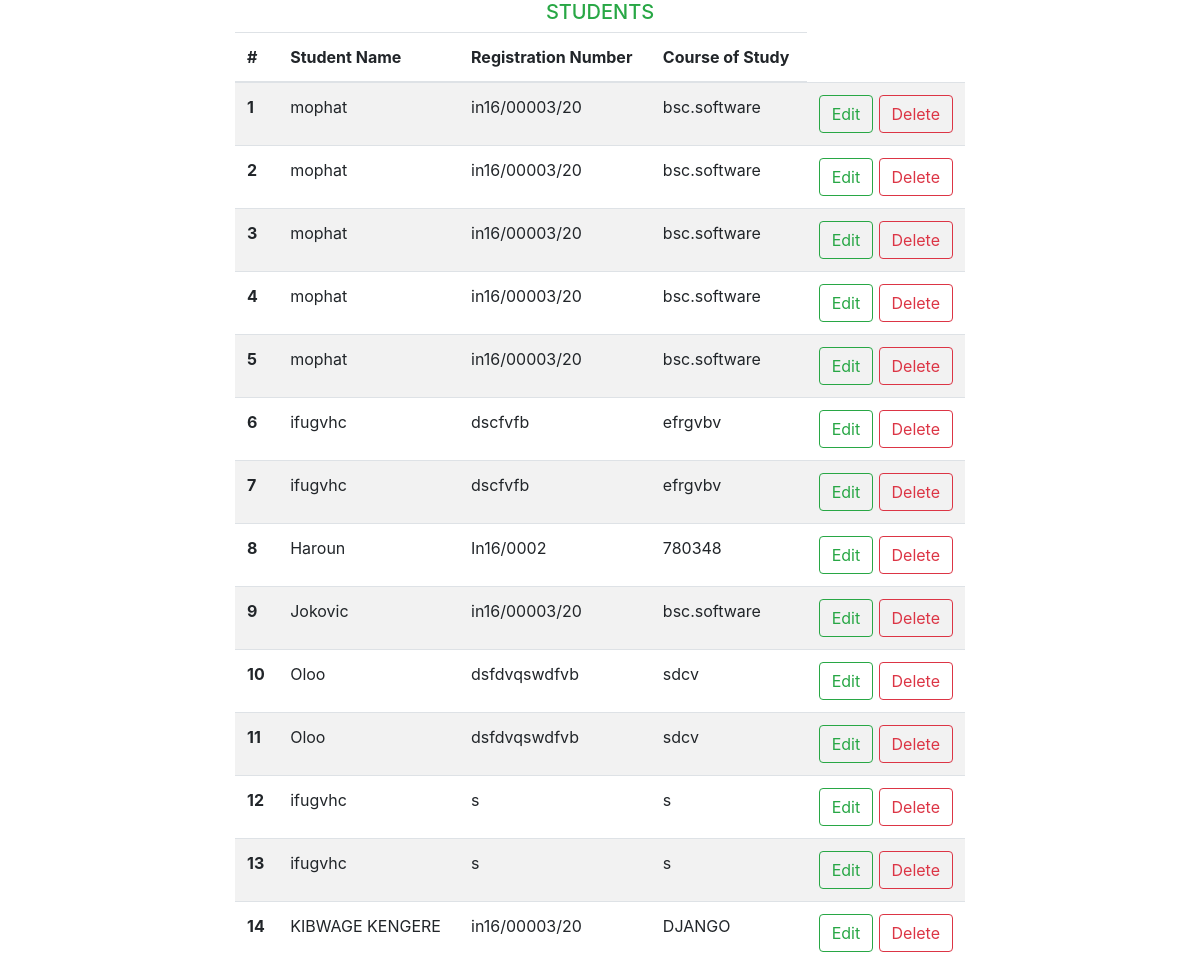
The page /class/view_students on the database its author committed.
### class/models.py (models this page shows, shortened)
class Student (models.Model):
    std_name = models.CharField(max_length=200)
    std_regno = models.CharField(max_length=200)
    std_course = models.CharField(max_length=200)

### class/views.py (the view)
# urls.py: path('view_students', views.view_students,name='students'),
def view_students(request):
    students = Student.objects.all()
    return render(request , 'class/view_Students.html',{'students':students})

### templates/class/view_Students.html (shortened to what this page needs)
{% extends 'base.html'%} {% block content%}
<table class="table table-striped">
  <h5 class="text-success w-bold text-center">STUDENTS</h5>
  <thead>
    <tr>
      <th scope="col">#</th>
      <th scope="col">Student Name</th>
      <th scope="col">Registration Number</th>
      <th scope="col">Course of Study</th>
    </tr>
  </thead>
  <tbody>
    {% for student in students %}
    <tr>
      <th scope="row">{{student.id}}</th>
      <td>{{student.std_name}}</td>
      <td>{{student.std_regno}}</td>
      <td>{{student.std_course}}</td>
      <td>
        <div class="d-flex justify-content-between">
          <a href="" type="button" class="btn btn-outline-success">Edit</a>
          <a href="#" type="button" class="btn btn-outline-danger">Delete</a>
        </div>
      </td>
    </tr>
    {% endfor %}
  </tbody>
</table>
{% endblock %}

### rows shown on the page
Student: id "1", std_name "mophat", std_regno "in16/00003/20", std_course "bsc.software"
Student: id "2", std_name "mophat", std_regno "in16/00003/20", std_course "bsc.software"
Student: id "3", std_name "mophat", std_regno "in16/00003/20", std_course "bsc.software"
Student: id "4", std_name "mophat", std_regno "in16/00003/20", std_course "bsc.software"
Student: id "5", std_name "mophat", std_regno "in16/00003/20", std_course "bsc.software"
Student: id "6", std_name "ifugvhc", std_regno "dscfvfb", std_course "efrgvbv"
Student: id "7", std_name "ifugvhc", std_regno "dscfvfb", std_course "efrgvbv"
Student: id "8", std_name "Haroun", std_regno "In16/0002", std_course "780348"
Student: id "9", std_name "Jokovic", std_regno "in16/00003/20", std_course "bsc.software"
Student: id "10", std_name "Oloo", std_regno "dsfdvqswdfvb", std_course "sdcv"
Student: id "11", std_name "Oloo", std_regno "dsfdvqswdfvb", std_course "sdcv"
Student: id "12", std_name "ifugvhc", std_regno "s", std_course "s"
Student: id "13", std_name "ifugvhc", std_regno "s", std_course "s"
Student: id "14", std_name "KIBWAGE KENGERE", std_regno "in16/00003/20", std_course "DJANGO"
